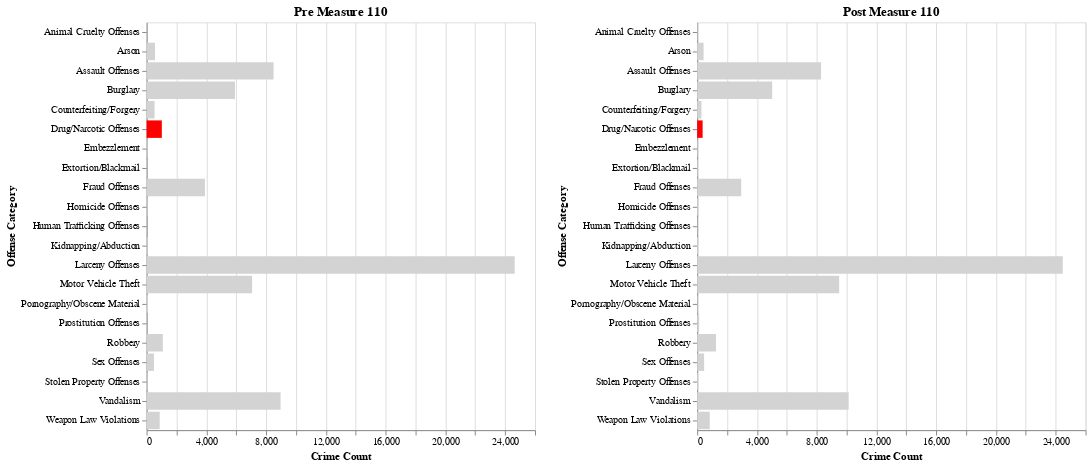

The notebook cell this image was saved under:
### Code cell
pre_offensecategory_bar = alt.Chart(pre_enactment_crime_count.reset_index()).mark_bar().encode(
    x = alt.X('OffenseCategory:Q', title = 'Crime Count'),
    y = alt.Y('index:N', title = "Offense Category"),
    color = alt.condition(
        alt.datum.index == 'Drug/Narcotic Offenses',
        alt.value('red'),
        alt.value('lightgrey')),
).properties(title = "Pre Measure 110")

post_offensecategory_bar = alt.Chart(post_enactment_crime_count.reset_index()).mark_bar().encode(
    x = alt.X('OffenseCategory:Q', title = 'Crime Count'),
    y = alt.Y('index:N', title = "Offense Category"),
    color = alt.condition(
        alt.datum.index == 'Drug/Narcotic Offenses',
        alt.value('red'),
        alt.value('lightgrey')),
).properties(title = "Post Measure 110")
post_offensecategory_bar

pre_post_bar = alt.hconcat(pre_offensecategory_bar, post_offensecategory_bar)
pre_post_bar

### Figure 1 — Vega-Lite specification as saved in the notebook (floating-point values rounded to 4 significant figures)
{"config": {"view": {"continuousWidth": 400, "continuousHeight": 300}}, "hconcat": [{"data": {"name": "data-091438e17f93e87da4e79c7cc54c12d6"}, "mark": "bar", "encoding": {"color": {"condition": {"value": "red", "test": "(datum.index === 'Drug/Narcotic Offenses')"}, "value": "lightgrey"}, "x": {"field": "OffenseCategory", "title": "Crime Count", "type": "quantitative"}, "y": {"field": "index", "title": "Offense Category", "type": "nominal"}}, "title": "Pre Measure 110"}, {"data": {"name": "data-d3f03610a593d03c8af80bad3aa51077"}, "mark": "bar", "encoding": {"color": {"condition": {"value": "red", "test": "(datum.index === 'Drug/Narcotic Offenses')"}, "value": "lightgrey"}, "x": {"field": "OffenseCategory", "title": "Crime Count", "type": "quantitative"}, "y": {"field": "index", "title": "Offense Category", "type": "nominal"}}, "title": "Post Measure 110"}], "$schema": "https://vega.github.io/schema/vega-lite/v4.17.0.json", "datasets": {"data-091438e17f93e87da4e79c7cc54c12d6": [{"index": "Larceny Offenses", "OffenseCategory": 24640}, {"index": "Vandalism", "OffenseCategory": 8967}, {"index": "Assault Offenses", "OffenseCategory": 8498}, {"index": "Motor Vehicle Theft", "OffenseCategory": 7062}, {"index": "Burglary", "OffenseCategory": 5915}, {"index": "Fraud Offenses", "OffenseCategory": 3903}, {"index": "Robbery", "OffenseCategory": 1085}, {"index": "Drug/Narcotic Offenses", "OffenseCategory": 1018}, {"index": "Weapon Law Violations", "OffenseCategory": 876}, {"index": "Arson", "OffenseCategory": 560}, {"index": "Counterfeiting/Forgery", "OffenseCategory": 532}, {"index": "Sex Offenses", "OffenseCategory": 490}, {"index": "Pornography/Obscene Material", "OffenseCategory": 89}, {"index": "Kidnapping/Abduction", "OffenseCategory": 72}, {"index": "Stolen Property Offenses", "OffenseCategory": 63}, {"index": "Homicide Offenses", "OffenseCategory": 60}, {"index": "Embezzlement", "OffenseCategory": 58}, {"index": "Extortion/Blackmail", "OffenseCategory": 33}, {"index": "Animal Cruelty Offenses", "OffenseCategory": 29}, {"index": "Prostitution Offenses", "OffenseCategory": 27}, {"index": "Human Trafficking Offenses", "OffenseCategory": 22}], "data-d3f03610a593d03c8af80bad3aa51077": [{"index": "Larceny Offenses", "OffenseCategory": 24474}, {"index": "Vandalism", "OffenseCategory": 10141}, {"index": "Motor Vehicle Theft", "OffenseCategory": 9504}, {"index": "Assault Offenses", "OffenseCategory": 8294}, {"index": "Burglary", "OffenseCategory": 5022}, {"index": "Fraud Offenses", "OffenseCategory": 2947}, {"index": "Robbery", "OffenseCategory": 1261}, {"index": "Weapon Law Violations", "OffenseCategory": 841}, {"index": "Sex Offenses", "OffenseCategory": 465}, {"index": "Arson", "OffenseCategory": 429}, {"index": "Drug/Narcotic Offenses", "OffenseCategory": 365}, {"index": "Counterfeiting/Forgery", "OffenseCategory": 285}, {"index": "Prostitution Offenses", "OffenseCategory": 133}, {"index": "Homicide Offenses", "OffenseCategory": 82}, {"index": "Kidnapping/Abduction", "OffenseCategory": 69}, {"index": "Stolen Property Offenses", "OffenseCategory": 68}, {"index": "Extortion/Blackmail", "OffenseCategory": 45}, {"index": "Embezzlement", "OffenseCategory": 40}, {"index": "Pornography/Obscene Material", "OffenseCategory": 39}, {"index": "Animal Cruelty Offenses", "OffenseCategory": 34}, {"index": "Human Trafficking Offenses", "OffenseCategory": 23}]}}
